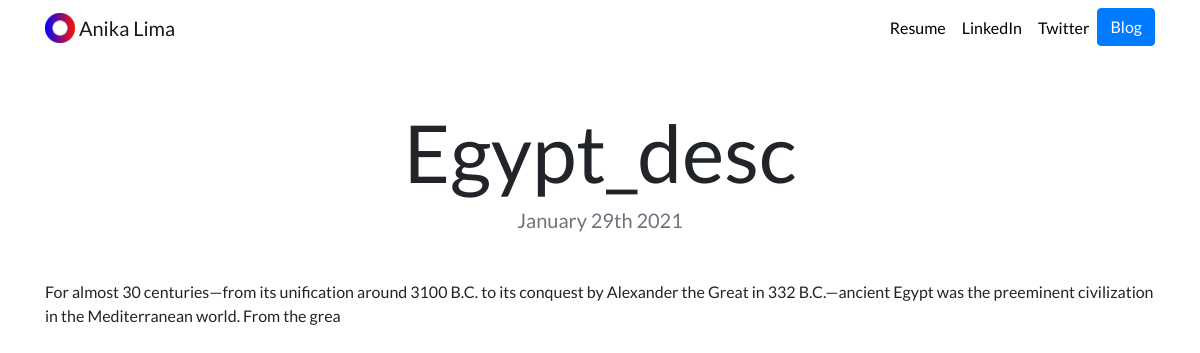
The app's page /blog/2/ with its own data.
### blog/models.py (models this page shows, shortened)
class Blog(models.Model):
    title=models.CharField(max_length=50)
    currentdate = models.DateField(default=timezone.now)
    description=models.CharField(max_length=200)

### blog/views.py (the view)
# urls.py: path('<int:blog_no>/', views.detail, name='detail')
def detail(request, blog_no):
    blog=get_object_or_404(Blog,pk=blog_no)
    return render(request,'detail.html',{'blog':blog})
    return render(request,'detail.html',{'num':blog_no})

### templates/detail.html
{% extends "base.html" %}
{% load static %}
{% block content %}
<h1 class="text-center mt-5" id="blogdetailtitle">{{ blog.title }}</h1>
<h5 class="text-center text-muted mb-5">{{ blog.currentdate|date:'F jS Y' }}</h5>
{{ blog.description|safe }}
{% endblock %}

### portfolio/static/portfolio/custom.css (style rules this page uses)
body { font-family: 'Lato', sans-serif; }
@media (min-width: 992px) { #blogdetailtitle { font-size: 5rem; } }

### records on screen
Blog: title "Egypt_desc", currentdate "January 29th 2021", description "For almost 30 centuries—from its unification around 3100 B.C. to its conquest by Alexander the Great in 332 B.C.—ancient Egypt was the preeminent civilization in the Mediterranean world. From the grea"
